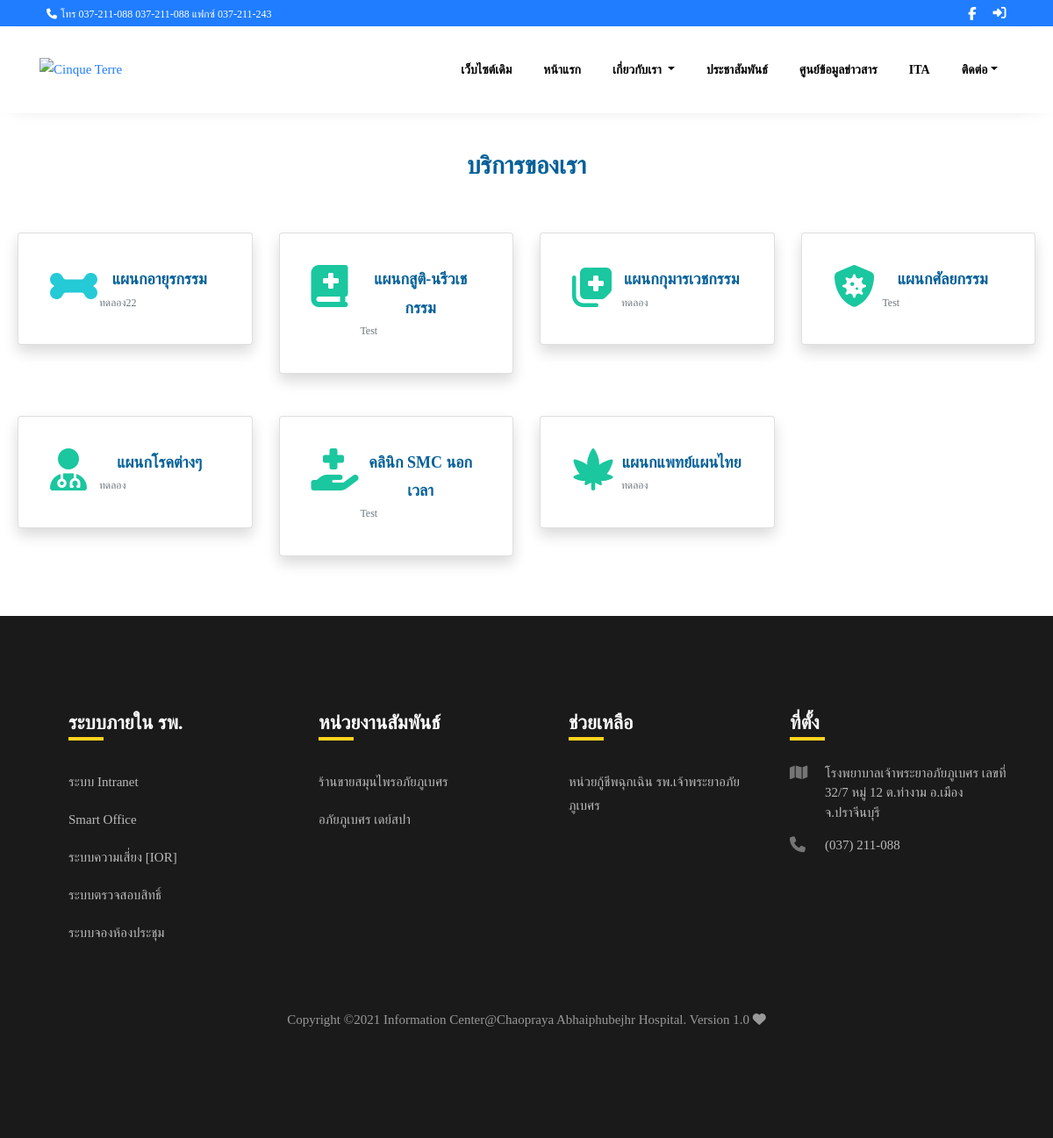
Page /Pages/service.php on the committed database.
### tables this page shows
CREATE TABLE `tb_department`  (
  `id` int(11) NOT NULL AUTO_INCREMENT,
  `description` text,
  `en_description` varchar(20) DEFAULT NULL,
  `status` varchar(1) NOT NULL DEFAULT 'Y',
  `detail` text,
  `icon_id` varchar(30) DEFAULT NULL,
  `icon_color` varchar(7) DEFAULT NULL,
  PRIMARY KEY (`id`) USING BTREE
);

CREATE TABLE `cpa_icon`  (
  `id` int(3) NOT NULL AUTO_INCREMENT,
  `icon_class` varchar(50) DEFAULT NULL,
  `icon_code` varchar(255) DEFAULT NULL,
  PRIMARY KEY (`id`) USING BTREE
);

CREATE TABLE `cpa_web_footer_group`  (
  `cpa_footer_group_id` int(11) NOT NULL,
  `cpa_footer_group_name` varchar(255) DEFAULT NULL,
  `cpa_footer_status` int(5) DEFAULT NULL,
  PRIMARY KEY (`cpa_footer_group_id`) USING BTREE
);

CREATE TABLE `cpa_web_footermenu`  (
  `cpa_footer_id` int(11) NOT NULL AUTO_INCREMENT,
  `cpa_footer_name` varchar(255) DEFAULT NULL,
  `cpa_footer_link` varchar(255) DEFAULT NULL,
  `cpa_footer_group_id` int(50) DEFAULT NULL,
  `cpa_footer_status` varchar(50) DEFAULT NULL,
  PRIMARY KEY (`cpa_footer_id`) USING BTREE
);

### Pages/service.php (the view, shortened to what this page needs)
<!DOCTYPE html>
<html lang="en">
<head>
    <?php include("./cpawebsite/components/header.php"); ?>
</head>
<body style="background-color: #ffffff;">
    <?php include "./cpawebsite/components/navbar.php" ?>
    <?php
    $show = true;
    ?>
    <div class="col-md-12 col-sm-12 col-xs-12" id="main" style="padding:10px;display:<?php echo $show ? "block" : "none"; ?>;">
        <div class="row " style="padding:25px">
            <div class="col-md-12 col-sm-12 col-xs-12 text-center">
                <p style="text-align: center;">
                    <span style="font-weight: bold;font-size:28px;color: #046099;">บริการของเรา</span>
                </p>
            </div>
        </div>
        <form method="POST" id="form1" action="./service">
            <div class="row" style="padding:10px">
                <?php
                $sel_col = "SELECT *,dep.id as dep_id FROM tb_department dep LEFT JOIN cpa_icon icon ON dep.icon_id = icon.id WHERE dep.status = 'Y'";
                $querysel_col = mysqli_query($con, $sel_col);
                while ($ResultCeo = mysqli_fetch_assoc($querysel_col)) {
                ?>
                    <div class="col-xs-12 col-sm-6 col-md-6 col-lg-3">
                        <div class="card shadow p-3 mb-5 bg-white rounded">
                            <button onclick="myFunction()" value="<?php echo $ResultCeo['dep_id']; ?>" type="submit" class="btn-link" name="submit">
                                <div class="card-body row text-center">
                                    <div class="col-3">
                                        <i class="<?php echo $ResultCeo['icon_class']; ?>" style="font-size:48px;color:<?php echo $ResultCeo['icon_color']; ?>;"></i>
                                    </div>
                                    <div class="col">
                                        <div class="text-value-xl" style="font-weight: bold;font-size:18px;color: #046099;"><?php echo $ResultCeo['description']; ?></div>
                                        <div class="text-muted small text-left"><?php echo $ResultCeo['detail']; ?></div>
                                    </div>
                                </div>
                            </button>
                        </div>
                    </div>
                <?php
                }
                ?>
            </div>
        </form>
    </div>
    <?php include "./cpawebsite/components/footer.php" ?>
</body>
</html>

### components/footer.php (shortened to what this page needs)
<footer class="footer">
	<div class="container">
		<div class="row">
			<?php
			$selectfootergroup = "SELECT * FROM cpa_web_footer_group where cpa_footer_status = '1'";
			$queryfootergroup = mysqli_query($con, $selectfootergroup);
			while ($Result = mysqli_fetch_assoc($queryfootergroup)) {
			?>
				<div class="col-md-6 col-lg-3 pl-lg-5 mb-1 mb-md-0">
					<h2 class="footer-heading"><?php echo $Result['cpa_footer_group_name']; ?></h2>
					<ul class="list-unstyled">
						<?php
						$selectfootermenu = "SELECT * FROM cpa_web_footermenu where cpa_footer_group_id = '" . $Result["cpa_footer_group_id"] . "' and cpa_footer_status = '1'";
						$queryfootermenu = mysqli_query($con, $selectfootermenu);
						while ($Resultmenu = mysqli_fetch_assoc($queryfootermenu)) { ?>
							<li><a href="<?php  if($Resultmenu['cpa_footer_link'] =='' || null ){echo '#';}else echo $Resultmenu['cpa_footer_link'] ;?>"  class="py-2 d-block">
							<?php echo $Resultmenu['cpa_footer_name'] ;?></a></li>
						<?php } ?>
					</ul>
				</div>
			<?php } ?>
			<div class="col-md-6 col-lg-3 mb-4 mb-md-0">
				<h2 class="footer-heading">ที่ตั้ง</h2>
				<div class="block-23 mb-3">
					<ul>
						<li><span class="icon fa fa-map"></span><span class="text">โรงพยาบาลเจ้าพระยาอภัยภูเบศร เลขที่ 32/7 หมู่ 12 ต.ท่างาม อ.เมืองจ.ปราจีนบุรี </span></li>
						<li><a href="#"><span class="icon fa fa-phone"></span><span class="text">(037) 211-088</span></a></li>
					</ul>
				</div>
			</div>
		</div>
		<div class="row mt-5">
			<div class="col-md-12 text-center">
				<p class="copyright">
					Copyright &copy; Information Center@Chaopraya Abhaiphubejhr Hospital. Version 1.0 <i class="fa fa-heart" aria-hidden="true"></i>
				</p>
			</div>
		</div>
	</div>
</footer>

### Pages/service.php (style rules this page uses)
* { box-sizing: border-box }
body { font-family: "Lato", sans-serif; }
.btn-link { border: none; outline: none; background: none; padding: 0px; text-decoration: none; }

### components/navbar.php (style rules this page uses)
div { font-family: myFirstFont; }

### rows in the picture
tb_department: $ResultCeo['dep_id'] 1 (drawn), description "แผนกอายุรกรรม", detail "ทดลอง22"
tb_department: $ResultCeo['dep_id'] 2 (drawn), description "แผนกสูติ-นรีวเชกรรม", detail "Test"
tb_department: $ResultCeo['dep_id'] 3 (drawn), description "แผนกกุมารเวชกรรม", detail "ทดลอง"
tb_department: $ResultCeo['dep_id'] 4 (drawn), description "แผนกศัลยกรรม", detail "Test"
tb_department: $ResultCeo['dep_id'] 5 (drawn), description "แผนกโรคต่างๆ", detail "ทดลอง"
tb_department: $ResultCeo['dep_id'] 6 (drawn), description "คลินิก SMC นอกเวลา", detail "Test"
tb_department: $ResultCeo['dep_id'] 7 (drawn), description "แผนกแพทย์แผนไทย", detail "ทดลอง"
cpa_web_footer_group: cpa_footer_group_name "ระบบภายใน รพ."
cpa_web_footermenu: cpa_footer_name "ระบบ Intranet"
cpa_web_footermenu: cpa_footer_name "Smart Office"
cpa_web_footermenu: cpa_footer_name "ระบบความเสี่ยง [IOR]"
cpa_web_footermenu: cpa_footer_name "ระบบตรวจสอบสิทธิ์"
cpa_web_footermenu: cpa_footer_name "ระบบจองห้องประชุม"
cpa_web_footer_group: cpa_footer_group_name "หน่วยงานสัมพันธ์"
cpa_web_footermenu: cpa_footer_name "ร้านขายสมุนไพรอภัยภูเบศร"
cpa_web_footermenu: cpa_footer_name "อภัยภูเบศร เดย์สปา"
cpa_web_footer_group: cpa_footer_group_name "ช่วยเหลือ"
cpa_web_footermenu: cpa_footer_name "หน่วยกู้ชีพฉุกเฉิน รพ.เจ้าพระยาอภัยภูเบศร"
